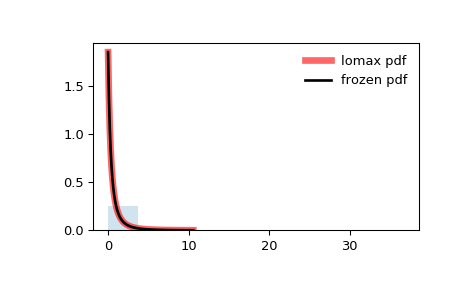

Write Python code to recreate this figure.
from scipy.stats import lomax
import matplotlib.pyplot as plt
fig, ax = plt.subplots(1, 1)

# Calculate a few first moments:

c = 1.88
mean, var, skew, kurt = lomax.stats(c, moments='mvsk')

# Display the probability density function (``pdf``):

x = np.linspace(lomax.ppf(0.01, c),
                lomax.ppf(0.99, c), 100)
ax.plot(x, lomax.pdf(x, c),
       'r-', lw=5, alpha=0.6, label='lomax pdf')

# Alternatively, the distribution object can be called (as a function)
# to fix the shape, location and scale parameters. This returns a "frozen"
# RV object holding the given parameters fixed.

# Freeze the distribution and display the frozen ``pdf``:

rv = lomax(c)
ax.plot(x, rv.pdf(x), 'k-', lw=2, label='frozen pdf')

# Check accuracy of ``cdf`` and ``ppf``:

vals = lomax.ppf([0.001, 0.5, 0.999], c)
np.allclose([0.001, 0.5, 0.999], lomax.cdf(vals, c))
# True

# Generate random numbers:

r = lomax.rvs(c, size=1000)

# And compare the histogram:

ax.hist(r, density=True, histtype='stepfilled', alpha=0.2)
ax.legend(loc='best', frameon=False)
plt.show()
